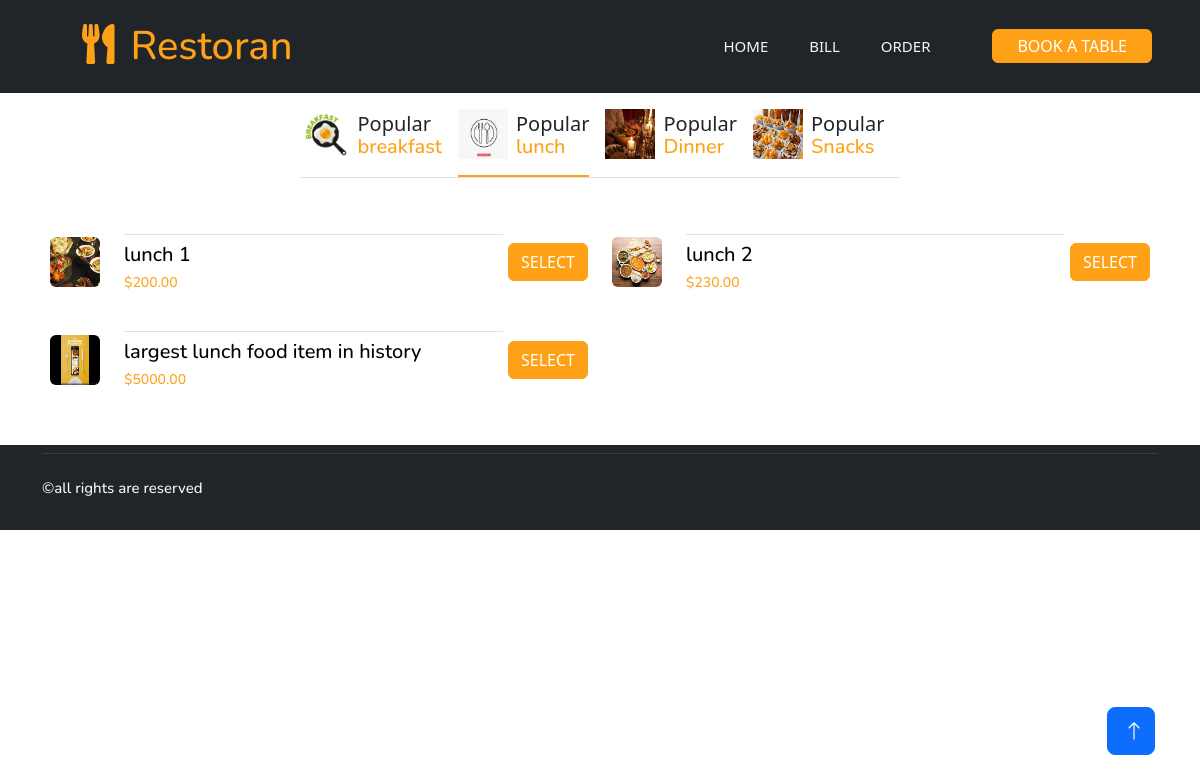
Page /2/ on the committed database.
### table/models.py (models this page shows, shortened)
class Category(models.Model):
    name = models.CharField(max_length=255)
    image = models.ImageField(upload_to='Category/')

class FoodItem(models.Model):
    name = models.CharField(max_length=255)
    category = models.ForeignKey(Category, related_name='food_items', on_delete=models.CASCADE)
    image = models.ImageField(upload_to='FoodItem/')
    price = models.DecimalField(max_digits=10, decimal_places=2)

### emenu/views.py (the view)
# urls.py: path('<int:id>/', views.table_home, name='table_home'),
def table_home(request, id=None):
    categories = Category.objects.all()
    if id:  # if a category ID is provided in the URL
        selected_category = get_object_or_404(Category, id=id)
    else:  # otherwise, show the first category by default
        selected_category = categories.first()
    food_items = FoodItem.objects.filter(category=selected_category)
    context = {
        'categories': categories,
        'selected_category': selected_category,
        'food_items': food_items
    }
    return render(request, 'table_home.html', context)

### templates/table_home.html (shortened to what this page needs)
{% load static %}
<!DOCTYPE html>
<html lang="en">
<head>
    <link href="https://cdnjs.cloudflare.com/ajax/libs/font-awesome/5.10.0/css/all.min.css" rel="stylesheet">
    <link href="https://cdn.jsdelivr.net/npm/bootstrap-icons@1.4.1/font/bootstrap-icons.css" rel="stylesheet">
    <link href="{% static 'lib/animate/animate.min.css' %}" rel="stylesheet">
    <link href="{% static 'lib/owlcarousel/assets/owl.carousel.min.css' %}" rel="stylesheet">
    <link href="{% static 'lib/tempusdominus/css/tempusdominus-bootstrap-4.min.css' %}" rel="stylesheet" />
    <link href="{% static 'css/bootstrap.min.css' %}" rel="stylesheet">
    <link href="{% static 'css/style.css' %}" rel="stylesheet">
<link href="https://cdn.jsdelivr.net/npm/bootstrap@5.3.0-alpha1/dist/css/bootstrap.min.css" rel="stylesheet">
</head>
<body>
    <div class="container-xxl bg-white p-0" >
 <div class="container-xxl position-relative p-0">
    <nav class="navbar navbar-expand-lg navbar-dark bg-dark px-2 px-lg-5 py-3 py-lg-0">
        <a href="" class="navbar-brand p-0" style="margin-bottom: 0px; padding-bottom: 0;">
            <h1 class="text-primary m-1" style="color: #FEA116 !important; text-decoration: none !important;">
                <i class="fa fa-utensils me-3" style="margin-left: 30px; margin-top: 0px; color: #FEA116 !important;"></i>Restoran
            </h1>
        </a>
        <div class="collapse navbar-collapse" id="navbarCollapse" style="margin-bottom: 0; padding-bottom: 0; margin-top: 0px;">
            <div class="navbar-nav ms-auto py-0 pe-4" style="padding-bottom: 18px; margin-top: 0px;">
                <a href="{% url 'table_home' %}" class="nav-item nav-link {% if request.path == '/' %}active{% endif %}">Home</a>
                <a href="{% url 'bill' %}" class="nav-item nav-link {% if request.path == '/bill/' %}active{% endif %}">Bill</a>
                <a href="{% url 'order' %}" class="nav-item nav-link {% if request.path == '/order/' %}active{% endif %}">Order</a>
            </div>
            <a href="" class="btn btn-primary py-1 px-4" style="margin-left: 30px; margin-top: 0px; background-color: #FEA116; border-color: #FEA116;">Book A Table</a>
        </div>
    </nav>
</div>
{% block content %}
<div class="tab-class text-center wow fadeInUp mt-3" data-wow-delay="0.1s">
    <ul class="nav nav-pills d-inline-flex justify-content-center border-bottom mb-5">
        {% for category in categories %}
            <li class="nav-item">
                <a class="d-flex align-items-center text-start mx-3 ms-0 pb-3 {% if category == selected_category %}active{% endif %}" href="{% url 'table_home' category.id %}" style="color: #FEA116;text-decoration:none;">
                    <img src="{{ category.image.url }}" alt="{{ category.name }}" class="img-fluid" style="width: 50px; height: 50px;">
                    <div class="ps-2    ">
                        <small class="text-body" style="text-decoration: none;font-size:20px;">Popular</small>
                        <h6 class="mt-n1 mb-0" style="color: #FEA116;font-size:20px;">{{ category.name }}</h6>
                    </div>
                </a>
            </li>
        {% endfor %}
    </ul>
</div>
<div class="tab-content" style="margin-left: 50px; margin-right:50px;">
    <div class="tab-pane fade show active">
        <div class="row g-4">
            {% for item in food_items %}
                <div class="col-lg-6">
                    <div class="d-flex align-items-center">
                        <img class="flex-shrink-0 img-fluid rounded" src="{{ item.image.url }}" alt="{{ item.name }}" style="width: 50px; height: 50px;">
                        <div class="w-100 d-flex flex-column text-start ps-4">
                            <h5 class="d-flex justify-content-between border-bottom pb-2">
                                <h5 style="color: #000000;font-size: 20px; ">{{ item.name }}</h5>
                                <h5 class="" style="font-size: 14px; color: #FEA116;">${{ item.price }}</h5>
                            </h5>
                        </div>
                        <button type="button" class="btn" data-bs-toggle="modal" data-bs-target="#selectModal-{{ item.id }}" style="margin-left: 5px; background-color: #FEA116; color: white; border-color:#FEA116;">Select</button>
                    </div>
                </div>
            {% empty %}
                <div class="col-12">
                    <p>No food items available for this category.</p>
                </div>
            {% endfor %}
        </div>
    </div>
</div>
{% endblock %}
        {% block footer %}
        <div class="container-fluid bg-dark text-light footer pt-2 mt-5 wow fadeIn" data-wow-delay="0.1s">
            <div class="container">
                <div class="copyright">
                    <div class="row">
                        <h3 style="font-color: #ffffff ; font-size: 15px; "> &copy;all rights are reserved </h3>
                    </div>
                </div>
            </div>
        </div>
        {% endblock footer %}
        <a href="#" class="btn btn-lg btn-primary btn-lg-square back-to-top"><i class="bi bi-arrow-up"></i></a>
    </div>
<link href="https://cdn.jsdelivr.net/npm/bootstrap@5.3.0-alpha1/dist/css/bootstrap.min.css" rel="stylesheet">
</body>
</html>

### static/css/style.css (style rules this page uses)
:root { --primary: #FEA116; --light: #F1F8FF; --dark: #0F172B; }
.back-to-top { position: fixed; display: none; right: 45px; bottom: 45px; z-index: 99; }
.btn { font-family: 'Nunito', sans-serif; font-weight: 500; text-transform: uppercase; transition: .5s; }
.btn.btn-primary, .btn.btn-secondary { color: #FFFFFF; }
.btn-lg-square { width: 48px; height: 48px; }
.btn-square, .btn-sm-square, .btn-lg-square { padding: 0; display: flex; align-items: center; justify-content: center; font-weight: normal; border-radius: 2px; }
.navbar-dark { position: fixed; width: 100%; top: 0; left: 0; z-index: 999; background: var(--dark) !important; transition: none; }
.navbar-dark .navbar-nav .nav-link { position: relative; margin-left: 25px; padding: 35px 0; font-size: 15px; color: var(--light) !important; text-transform: uppercase; font-weight: 500; outline: none; transition: .5s; }
@media (min-width: 992px) { .navbar-dark { position: fixed; width: 100%; top: 0; left: 0; z-index: 999; background: var(--dark) !important; } }
.nav-pills .nav-item .active { border-bottom: 2px solid var(--primary); }
.footer .copyright { padding: 25px 0; font-size: 15px; border-top: 1px solid rgba(256, 256, 256, .1); }

### rows in the picture
Category: image (picture), name "breakfast"
Category: image (picture), name "lunch"
Category: image (picture), name "Dinner"
Category: image (picture), name "Snacks"
FoodItem: image (picture), name "lunch 1", price "200.00"
FoodItem: image (picture), name "lunch 2", price "230.00"
FoodItem: image (picture), name "largest lunch food item in history", price "5000.00"
